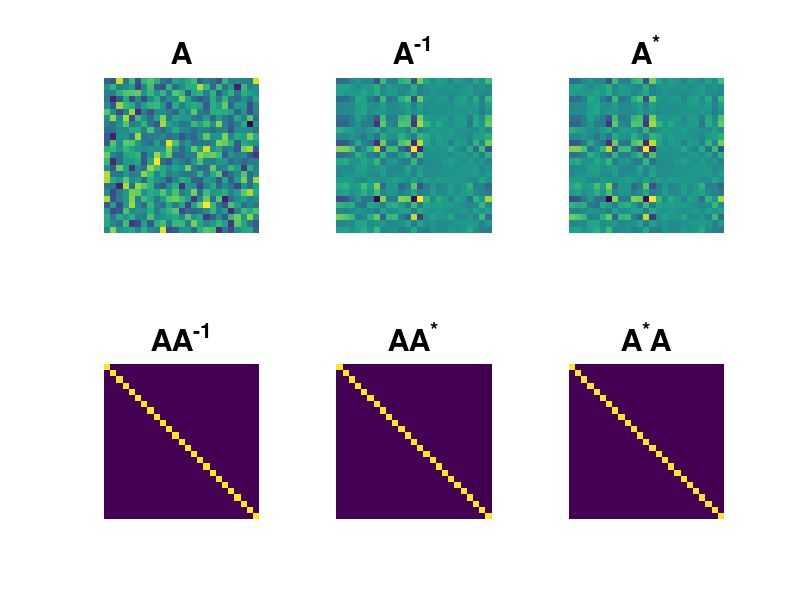

Here is the MATLAB script that generated this plot:
%% Code challenge from video 106

clear, clc

%% Pseudoinverse of invertible matrices

% given a full rank square matrix, are the true and the pseudoinverse the
% same? 

% create random full matrix
n = 25;
A = randn(n);

% compute the inverse
invA = inv(A);

% compute the pseudoinverse
pseudoinvA = pinv(A);


% and show the matrices
figure(5), clf
subplot(231), imagesc(A), axis square, axis off
title('A'), set(gca,'fontsize',20)

subplot(232), imagesc(invA), axis square, axis off
title('A^{-1}'), set(gca,'fontsize',20)

subplot(233), imagesc(pseudoinvA), axis square, axis off
title('A^*'), set(gca,'fontsize',20)

subplot(234), imagesc(A*invA), axis square, axis off
title('AA^{-1}'), set(gca,'fontsize',20)

subplot(235), imagesc(A*pseudoinvA), axis square, axis off
title('AA^*'), set(gca,'fontsize',20)

subplot(236), imagesc(pseudoinvA*A), axis square, axis off
title('A^*A'), set(gca,'fontsize',20)

% answer: yep
